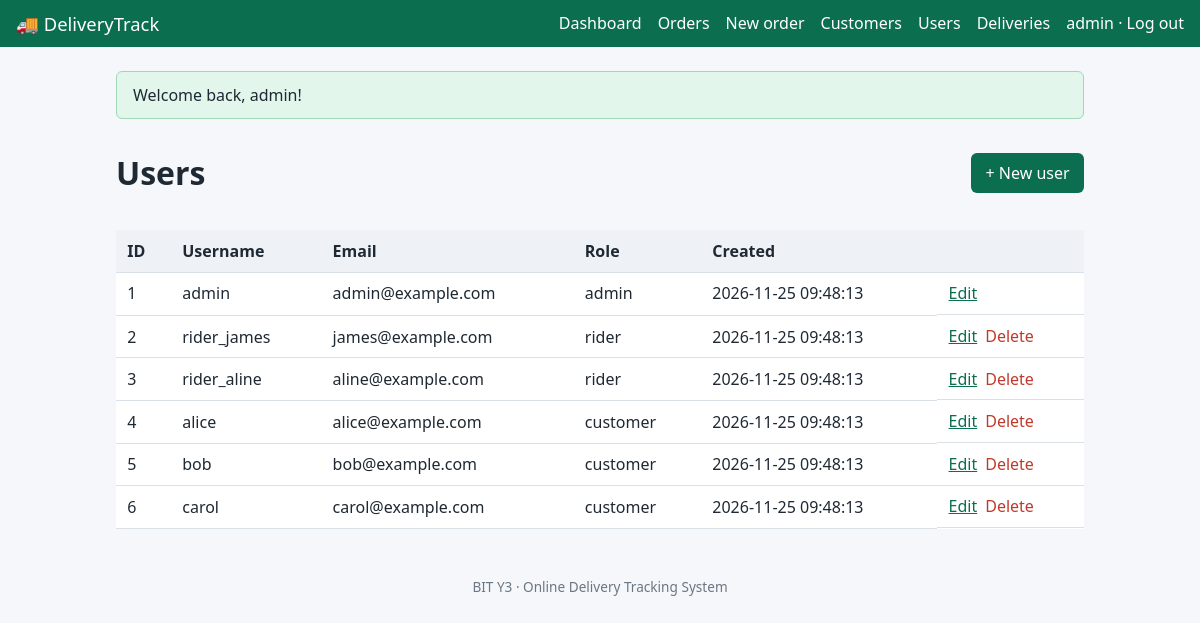
The app's page /index.php?r=users/index (signed in) with its own data.
### tables this page shows
CREATE TABLE users (
  user_id       INT UNSIGNED AUTO_INCREMENT PRIMARY KEY,
  username      VARCHAR(50)  NOT NULL UNIQUE,
  email         VARCHAR(100) NOT NULL UNIQUE,
  password_hash VARCHAR(255) NOT NULL,
  role          ENUM('admin','customer','rider') NOT NULL DEFAULT 'customer',
  created_at    TIMESTAMP NOT NULL DEFAULT CURRENT_TIMESTAMP
);

### app/core/Controller.php (called while the page is built, shortened)
<?php
abstract class Controller {
    protected function view(string $v, array $d = []): void {
        extract($d);
        require __DIR__ . "/../views/$v.php";
        $content = ob_get_clean();
        require __DIR__ . '/../views/layout.php';
    }
}

### app/controllers/UsersController.php (called while the page is built, shortened)
<?php
class UsersController extends Controller {
    function index() { $this->role('admin'); $this->view('users/index', ['title' => 'Users', 'rows' => User::all(), 'me' => user()['user_id']]); }
}

### public/index.php (called while the page is built, shortened)
<?php
$allowed = ['home', 'auth', 'orders', 'customers', 'deliveries', 'users', 'api'];
$r = $_GET['r'] ?? 'home/index';
if (!preg_match('~^([a-z]+)/([a-z]+)$~', $r, $m) || !in_array($m[1], $allowed, true)) { http_response_code(404); exit('404 Not Found'); }
$c = new $class();
$c->{$m[2]}();

### app/core/helpers.php (called while the page is built, shortened)
<?php
function e($v): string { return htmlspecialchars((string)$v, ENT_QUOTES | ENT_SUBSTITUTE, 'UTF-8'); }
function url(string $r = 'home/index', array $q = []): string { return 'index.php?' . http_build_query(['r' => $r] + $q); }
function flash(?string $msg = null, string $type = 'ok') {
    $f = $_SESSION['flash'] ?? null; unset($_SESSION['flash']); return $f;
}
function user(): ?array { return $_SESSION['user'] ?? null; }

### app/config.php (called while the page is built)
<?php
return ['db' => ['host' => '127.0.0.1', 'name' => 'delivery_tracker', 'user' => 'root', 'pass' => '', 'charset' => 'utf8mb4']];

### app/core/Database.php (called while the page is built)
<?php
final class Database {
    private static ?PDO $pdo = null;
    static function pdo(): PDO {
        if (!self::$pdo) {
            $d = (require __DIR__ . '/../config.php')['db'];
            self::$pdo = new PDO("mysql:host={$d['host']};dbname={$d['name']};charset={$d['charset']}", $d['user'], $d['pass'], [
                PDO::ATTR_ERRMODE => PDO::ERRMODE_EXCEPTION,
                PDO::ATTR_DEFAULT_FETCH_MODE => PDO::FETCH_ASSOC,
                PDO::ATTR_EMULATE_PREPARES => false,
            ]);
        }
        return self::$pdo;
    }
    static function q(string $sql, array $p = []): PDOStatement {
        $s = self::pdo()->prepare($sql);
        $s->execute($p);
        return $s;
    }
}

### app/models/User.php (called while the page is built, shortened)
<?php
class User {
    static function all(): array { return Database::q('SELECT user_id,username,email,role,created_at FROM users ORDER BY user_id')->fetchAll(); }
}

### app/views/users/index.php (the view)
<div class="bar"><h1>Users</h1><a class="btn" href="<?= e(url('users/create')) ?>">+ New user</a></div>
<div class="scroll"><table><thead><tr><th>ID</th><th>Username</th><th>Email</th><th>Role</th><th>Created</th><th></th></tr></thead><tbody>
<?php foreach ($rows as $x): ?>
<tr><td><?= (int)$x['user_id'] ?></td><td><?= e($x['username']) ?></td><td><?= e($x['email']) ?></td><td><?= e($x['role']) ?></td><td><?= e($x['created_at']) ?></td>
<td class="actions"><a href="<?= e(url('users/edit', ['id' => $x['user_id']])) ?>">Edit</a>
<?php if ((int)$x['user_id'] !== $me): ?><form method="post" action="<?= e(url('users/delete')) ?>" data-confirm="Delete this user?"><?= csrf_field() ?><input type="hidden" name="id" value="<?= (int)$x['user_id'] ?>"><button class="link danger">Delete</button></form><?php endif ?></td></tr>
<?php endforeach ?></tbody></table></div>

### app/views/layout.php (shortened to what this page needs)
<!DOCTYPE html>
<html lang="en"><head>
<link rel="stylesheet" href="css/style.css"><script src="js/app.js" defer></script>
</head><body>
<?php $me = user(); ?>
<header class="nav">
  <a class="brand" href="<?= e(url()) ?>">🚚 DeliveryTrack</a>
  <nav id="links">
    <?php if ($me): ?>
      <a href="<?= e(url('home/index')) ?>">Dashboard</a>
      <a href="<?= e(url('orders/index')) ?>"><?= $me['role'] === 'customer' ? 'My orders' : 'Orders' ?></a>
      <?php if (in_array($me['role'], ['admin', 'customer'])): ?><a href="<?= e(url('orders/create')) ?>">New order</a><?php endif ?>
      <?php if ($me['role'] === 'admin'): ?>
        <a href="<?= e(url('customers/index')) ?>">Customers</a><a href="<?= e(url('users/index')) ?>">Users</a>
      <?php endif ?>
      <?php if (in_array($me['role'], ['admin', 'rider'])): ?><a href="<?= e(url('deliveries/index')) ?>">Deliveries</a><?php endif ?>
      <form method="post" action="<?= e(url('auth/logout')) ?>"><?= csrf_field() ?><button class="link"><?= e($me['username']) ?> · Log out</button></form>
    <?php else: ?>
      <a href="<?= e(url('auth/login')) ?>">Log in</a><a href="<?= e(url('auth/register')) ?>">Register</a>
    <?php endif ?>
  </nav>
</header>
<main>
  <?php if ($f = flash()): ?><div class="flash <?= e($f[1]) ?>" role="alert"><?= e($f[0]) ?></div><?php endif ?>
  <?= $content ?>
</main>
<footer>BIT Y3 · Online Delivery Tracking System</footer>
</body></html>

### public/css/style.css (style rules this page uses)
:root { --bg:#f5f7fa;--fg:#1f2933;--mut:#6b7785;--pri:#0b6e4f;--card:#fff;--bd:#d9e0e7;--err:#c0392b }
* { box-sizing:border-box }
body { margin:0;font:16px/1.5 system-ui,Segoe UI,Roboto,sans-serif;background:var(--bg);color:var(--fg) }
a { color:var(--pri) }
main { max-width:1000px;margin:0 auto;padding:1rem }
footer { text-align:center;color:var(--mut);padding:2rem 1rem;font-size:.85rem }
.nav { background:var(--pri);display:flex;flex-wrap:wrap;align-items:center;justify-content:space-between;padding:.6rem 1rem }
.nav a,.nav .link { color:#fff;text-decoration:none;font-weight:500 }
.brand { font-size:1.15rem;font-weight:700 }
#links { display:flex;gap:1rem;align-items:center;flex-wrap:wrap }
#links form { margin:0 }
.btn,button.btn { display:inline-block;background:var(--pri);color:#fff;border:0;border-radius:6px;padding:.5rem .9rem;font:inherit;cursor:pointer;text-decoration:none }
.btn.danger,.danger { background:var(--err) }
button.link { background:none;border:0;padding:0;font:inherit;cursor:pointer;color:var(--pri) }
button.link.danger { background:none;color:var(--err) }
.bar { display:flex;flex-wrap:wrap;gap:.75rem;align-items:center;justify-content:space-between }
.actions { display:flex;gap:.5rem;align-items:center;flex-wrap:wrap }
.actions form { margin:0 }
.flash { padding:.7rem 1rem;border-radius:6px;background:#e3f6ec;border:1px solid #9fd8b9;margin:.5rem 0 }
.scroll { overflow-x:auto }
table { width:100%;border-collapse:collapse;background:var(--card);margin-top:.75rem }
th,td { padding:.55rem .7rem;border-bottom:1px solid var(--bd);text-align:left;vertical-align:top }
th { background:#eef2f6 }

### records on screen
users: username "admin", user_id "1", email "admin@example.com", role "admin", created_at "2026-11-25 09:48:13"
users: user_id "2", username "rider_james", email "james@example.com", role "rider", created_at "2026-11-25 09:48:13"
users: user_id "3", username "rider_aline", email "aline@example.com", role "rider", created_at "2026-11-25 09:48:13"
users: user_id "4", username "alice", email "alice@example.com", role "customer", created_at "2026-11-25 09:48:13"
users: user_id "5", username "bob", email "bob@example.com", role "customer", created_at "2026-11-25 09:48:13"
users: user_id "6", username "carol", email "carol@example.com", role "customer", created_at "2026-11-25 09:48:13"

### other values on screen
$f[0] "Welcome back, admin!"
